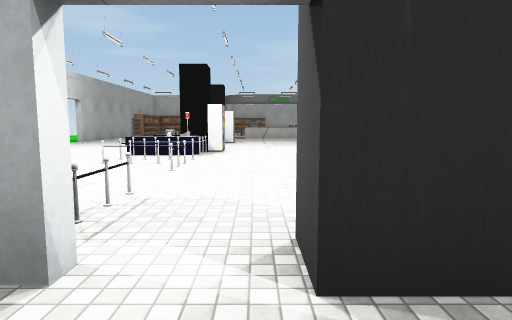
[1] (above)

24 first-person views from a walk through a 3-D level made in the Unity game engine. The camera is 1.5 m above the floor, tilts 6° down and sees 75° across. Doors are open. The floor is counted in squares, 2 m on a side. Each view is taken from the middle of a square. On the plan, view 1 faces up. The plan holds only what a view shows up to about 11 squares ahead; the rest is blank. The place goes on beyond the plan. The player is left out. Some animated figures are not drawn. Some surface patterns are stand-ins.

[2]
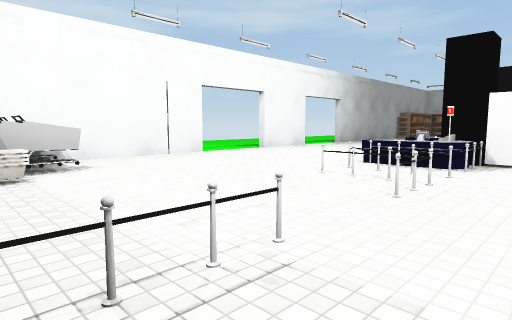

[3]
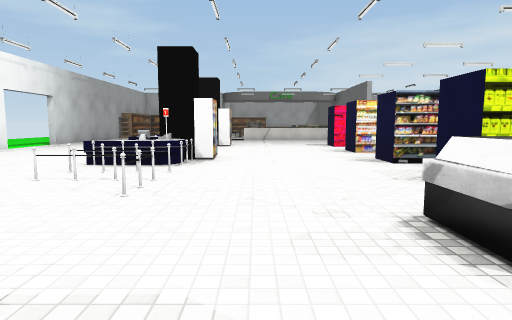

[4]
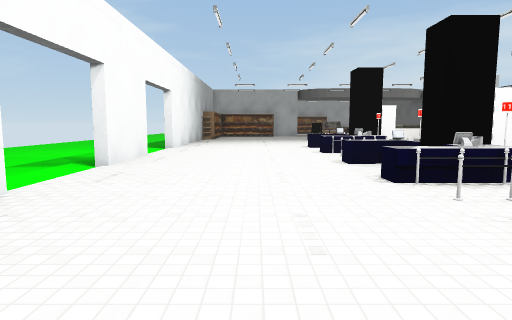

[5]
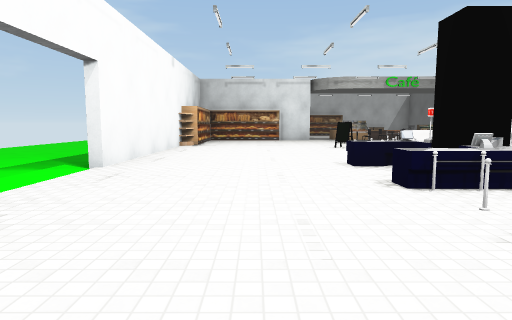

[6]
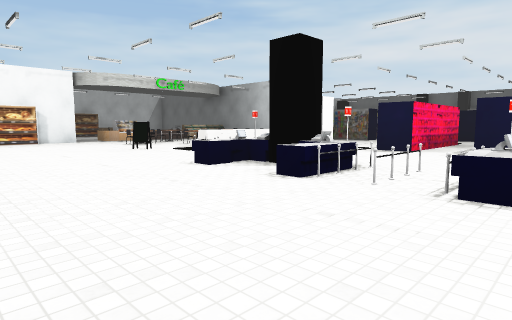

[7]
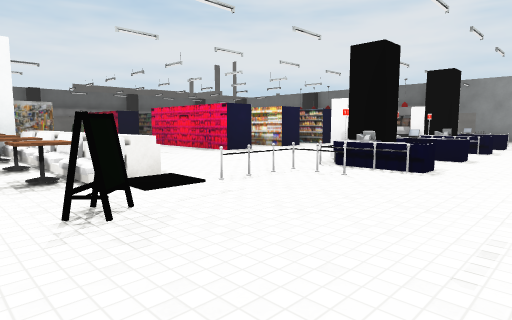

[8]
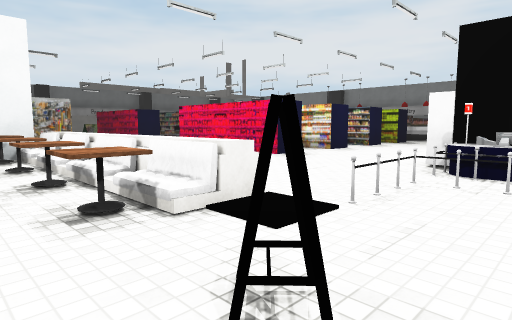

[9]
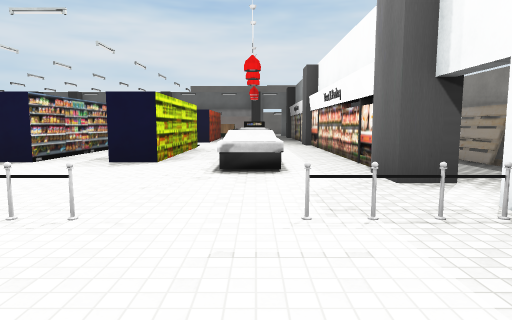

[10]
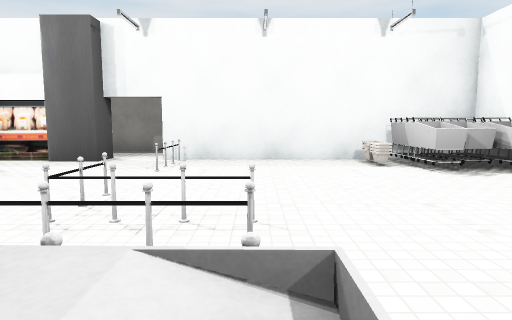

[11]
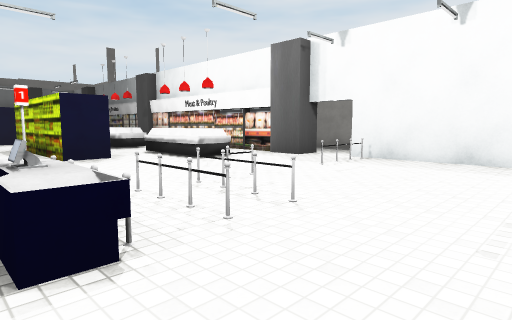

[12]
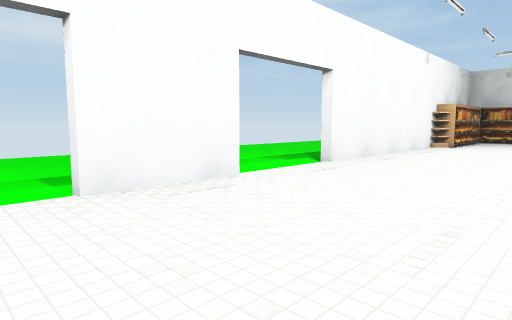

[13]
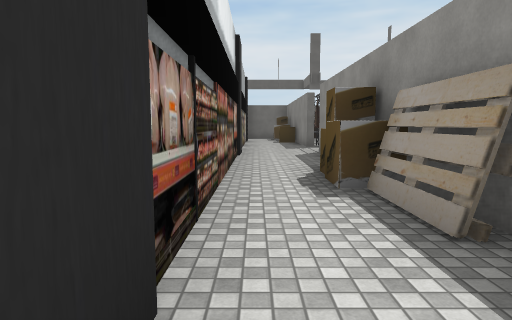

[14]
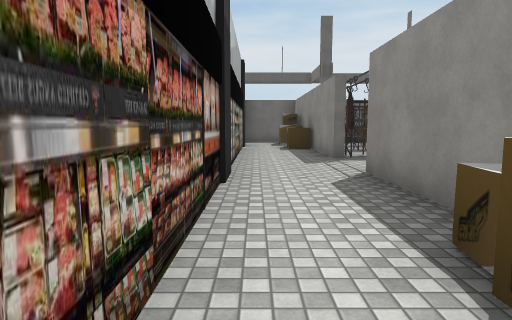

[15]
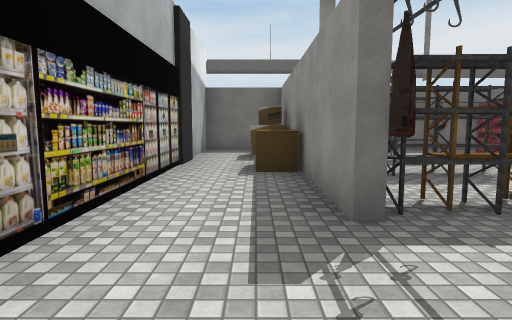

[16]
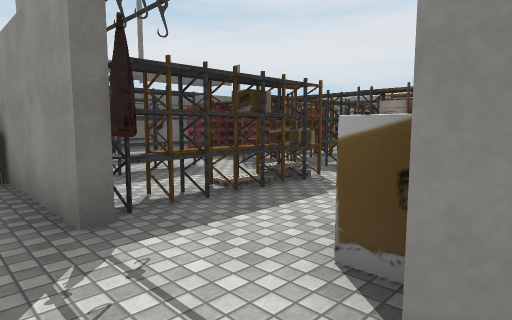

[17]
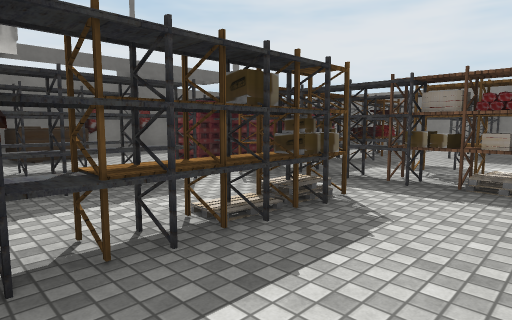

[18]
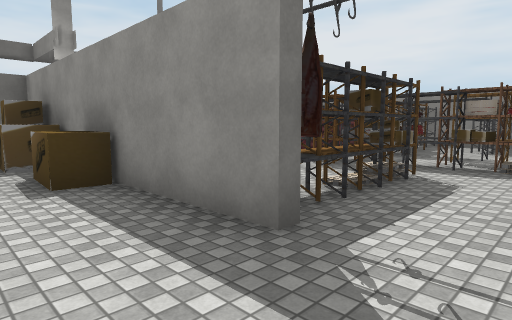

[19]
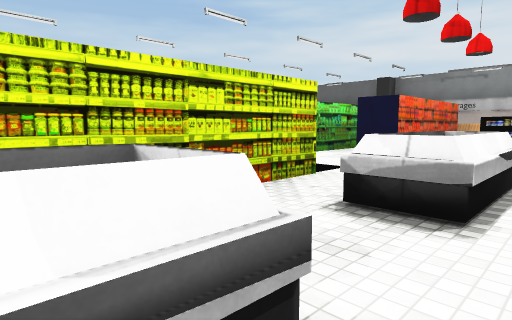

[20]
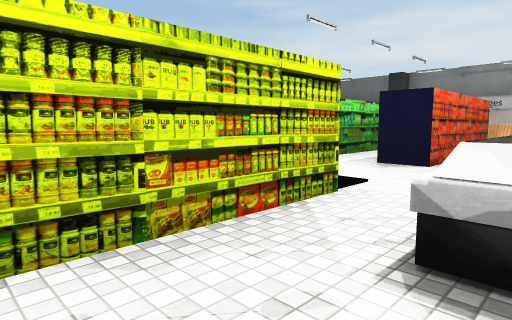

[21]
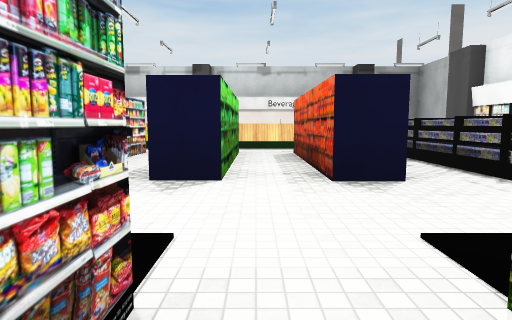

[22]
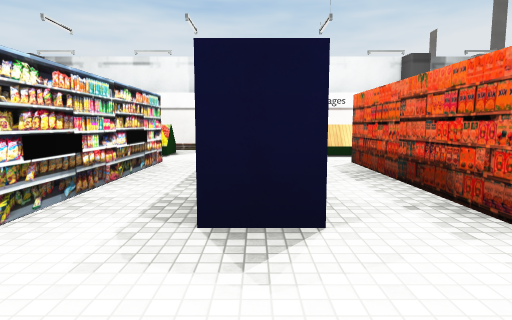

[23]
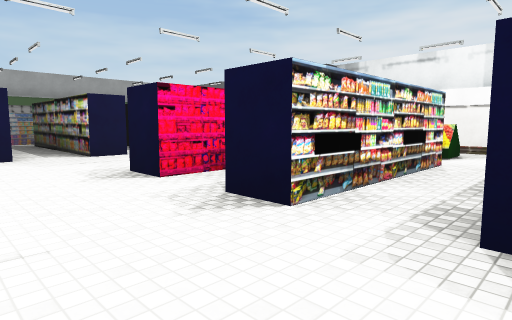

[24]
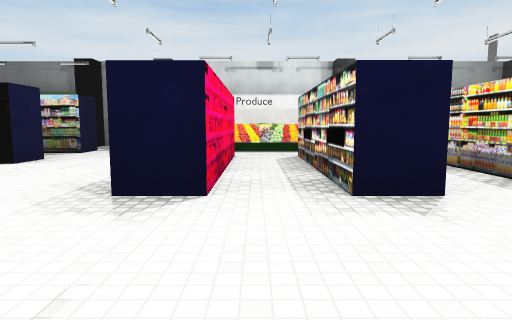

### Floor plan
Points are (right, up) in squares from view 1. A wall is a line through its corners. A room is listed if a view was taken in it or the views show most of it. See-through windows are left out.
Room 1 (views 1, 13, 14, 15, 16, 17, 18)
walls: (6.2, -0.8) (9.4, -0.8); (3.4, -0.8) (4, -0.8); (0.4, -0.8) (1.2, -0.8); (11.5, -0.8) (18.6, -0.8); (14.3, -0.8) (14.3, 0) (15.6, -0.1); (16.4, -0.7) (16.4, 0.1) (17.1, 0.1); (17.3, -0.7) (17.3, 0); (19, -0.3) (19, 1.4) (0.3, 1.4)
ways out: opening at (0, 2) to room 2; opening at (10.5, -1)
objects: other object (4, 0) to (5, 0)
Room 2 (views 2, 3, 4, 5, 6, 7, 8, 9, 10, 11, 12, 19, 20, 21, 22, 23, 24)
walls: (5.1, 13.5) (2.7, 13.5) (2.7, 14.5) (6.2, 14.5); (3.2, 11) (2.7, 11) (2.7, 12) (3.7, 12); (7.4, 8.5) (2.7, 8.5) (2.7, 9.5); (8.4, 17.6) (8.4, 18.9); (7.4, 6) (2.7, 6) (2.7, 7) (7.4, 7); (11.5, 9.4) (13.2, 9.4); (11.9, 17.7) (10.9, 17.7) (10.9, 21.5); (15.1, 13.5) (10.5, 13.5) (10.5, 14.6); (15.1, 11) (10.5, 11) (10.5, 12) (15.1, 12); (14.4, 17.7) (13.4, 17.7); (10.5, 3.9) (10.5, 4.5); (10.7, 4) (10.7, 4.5) (14, 4.5); (14.9, 8.5) (10.5, 8.5) (10.5, 9.5); (1.4, 2) (6.9, 2); (12.6, 4.1) (13.4, 4.1); (15.1, 6) (10.5, 6) (10.5, 7) (15.1, 7); (0.3, 1.4) (0.3, 2.2) (1.4, 2.2); (-7.7, 12.4) (-7.7, 10.1); (16.9, 17.7) (15.9, 17.7) (15.9, 18.7); (18.5, 10.9) (18.5, 12); (-7.7, 7.6) (-7.7, 1.8); (-4.5, 1.7) (-0.9, 1.7); (-7.7, 21) (-7.7, 14.9); (18.5, 5.9) (18.5, 6.7)
ways out: opening at (0, 2) to room 1; open door at (-8, 9); open door at (-8, 13.5)
objects: other object (-7, 2); other object (-7, 3); other object (-6, 2); other object (-6, 3); other object (-5, 2); other object (-5, 3); other object (-3, 8) to (-2, 11); other object (-3, 12) to (-2, 12); other object (-3, 13) to (-2, 15); other object (-2, 7); other object (-2, 16) to (-1, 18); other object (-2, 20); other object (-1, 3); other object (-1, 6); other object (-1, 10); other object (-1, 14); other object (0, 19); other object (0, 20); other object (1, 19) to (2, 19); other object (1, 20) to (2, 20); shelf (2, 4) to (3, 4); other object (3, 19) to (4, 19); other object (3, 20) to (4, 20); other object (5, 19); other object (5, 20); shelf (6, 4) to (8, 4); shelf (17, 6) to (17, 8); shelf (17, 12) to (17, 14)

Positions as (right, up) in squares from view 1, and headings:
1: (0, 0), facing up
2: (0, 2), facing up-left
3: (0, 2), facing up
4: (-5, 4), facing up
5: (-5, 9), facing up
6: (-7, 10), facing up-right
7: (-5, 21), facing down-right
8: (-3, 21), facing down-right
9: (-4, 4), facing right
10: (-3, 9), facing down
11: (-5, 9), facing down-right
12: (-4, 9), facing up-left
13: (0, 1), facing right
14: (4, 1), facing right
15: (9, 0), facing right
16: (9, 0), facing down-right
17: (10, -1), facing down-right
18: (10, 1), facing down-right
19: (3, 3), facing up-right
20: (4, 4), facing up-right
21: (6, 8), facing right
22: (8, 9), facing right
23: (8, 9), facing up-right
24: (7, 13), facing right
